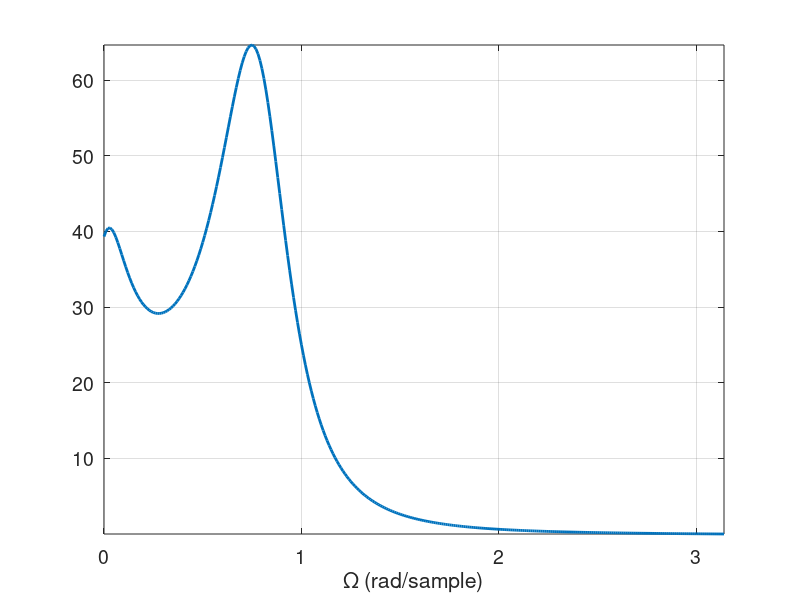
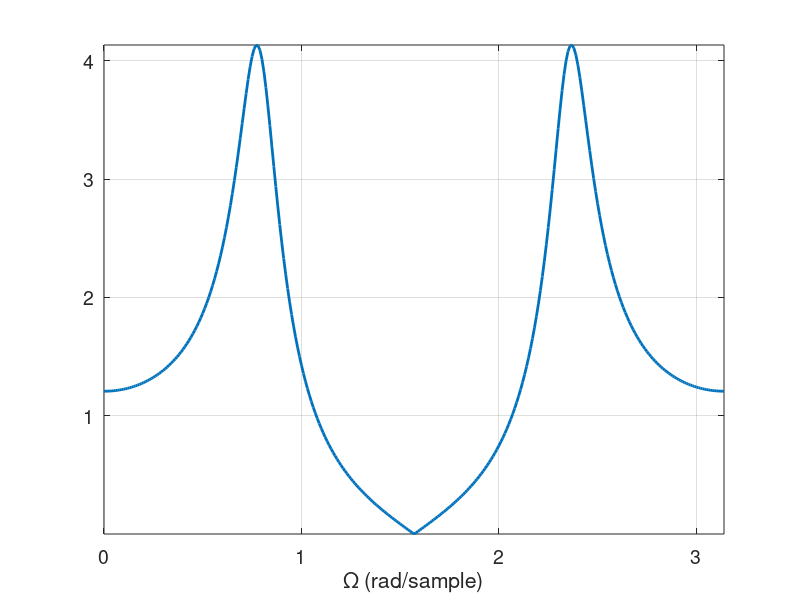
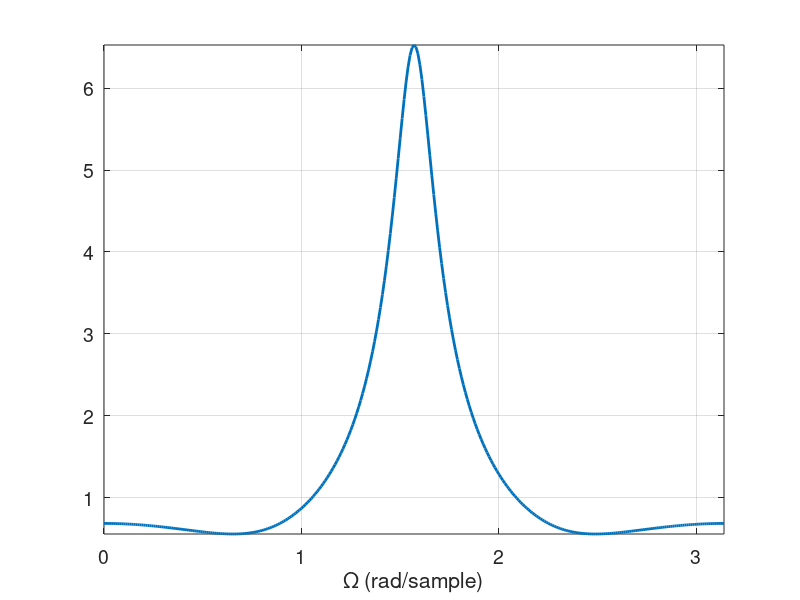
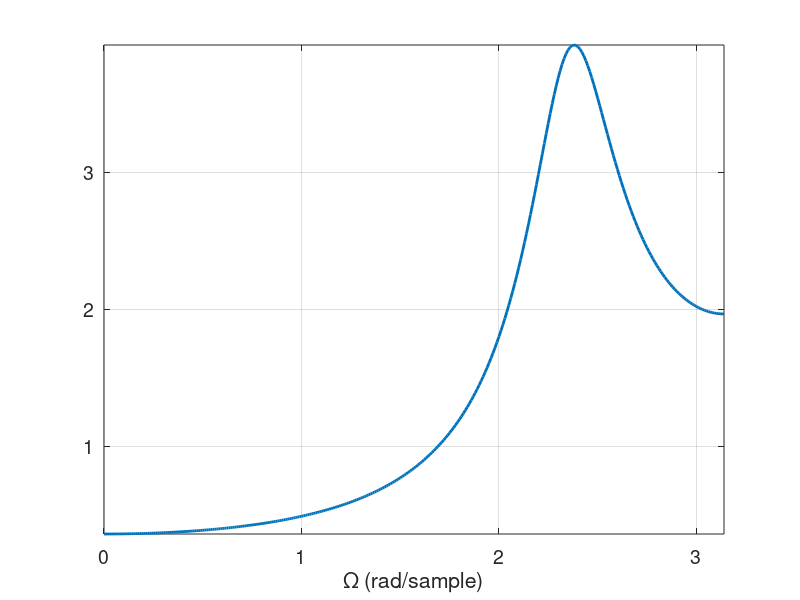

The MATLAB source for these figures, in order:
% e8_1_freq_plots.m     
% freq plots for various H(z) based on poles, zeros
clear; close all; set(0,'defaultAxesFontSize',14); set(0,'defaultLineLineWidth',2); 
fpv=[100 100 200 150];

w=[0:0.01:pi];  % freq range
p1 = [0.9, 0.8*exp(j*pi/4), 0.8*exp(-j*pi/4)];
z1 = -1;
H1 = (exp(j*w)-z1)./((exp(j*w)-p1(1)).*(exp(j*w)-p1(2)).*(exp(j*w)-p1(2))); 
figure('position',fpv), plot(w, abs(H1)), axis tight, grid on,
  xlabel('\Omega (rad/sample)'), xticks([0:3]) 

p2 = [0.9*exp(j*pi/4), 0.9*exp(-j*pi/4), 0.9*exp(3*j*pi/4), 0.9*exp(-3*j*pi/4)];
z2 = [j, -j];
H2 = (exp(j*w)-z2(1)).*(exp(j*w)-z2(2))./((exp(j*w)-p2(1)).*(exp(j*w)-p2(2)).*(exp(j*w)-p2(3)).*(exp(j*w)-p2(4))); 
figure('position',fpv), plot(w, abs(H2)), axis tight, grid on,
  xlabel('\Omega (rad/sample)'), xticks([0:3]) 
    
z3 = [0.7*exp(j*pi/4), 0.7*exp(-j*pi/4), 0.7*exp(3*j*pi/4), 0.7*exp(-3*j*pi/4)];
p3 = [0.9j, -0.9j];
H2 = (exp(j*w)-z3(1)).*(exp(j*w)-z3(2)).*(exp(j*w)-z3(3)).*(exp(j*w)-z3(4))./((exp(j*w)-p3(1)).*(exp(j*w)-p3(2))); 
figure('position',fpv), plot(w, abs(H2)), axis tight, grid on,
  xlabel('\Omega (rad/sample)'), xticks([0:3]) 

% 4: highpass  
p1 = [0.8*exp(3j*pi/4), 0.8*exp(-3j*pi/4)];
z1 = 0;
H1 = (exp(j*w)-z1)./((exp(j*w)-p1(1)).*(exp(j*w)-p1(2))); 
figure('position',fpv), plot(w, abs(H1)), axis tight, grid on,
  xlabel('\Omega (rad/sample)'), xticks([0:3]) 
  
% 5:  no zeros, gradual rolloff  
p1 = 1.1;
%z1 = -1;
H5 = 1./(exp(j*w)-p1); 
figure('position',fpv), plot(w, abs(H5)), grid on,
  xlabel('\Omega (rad/sample)'), xticks([0:3])%, yticks([0, 0.5, 1.3]) 
  
% 6:  no zeros, gradual rolloff  
p1 = 5;
%z1 = -1;
H6 = p1./(exp(j*w)-p1); 
figure('position',fpv), plot(w, abs(H6)), grid on,
  xlabel('\Omega (rad/sample)'), xticks([0:3])%, yticks([0, 0.5, 1.3])
